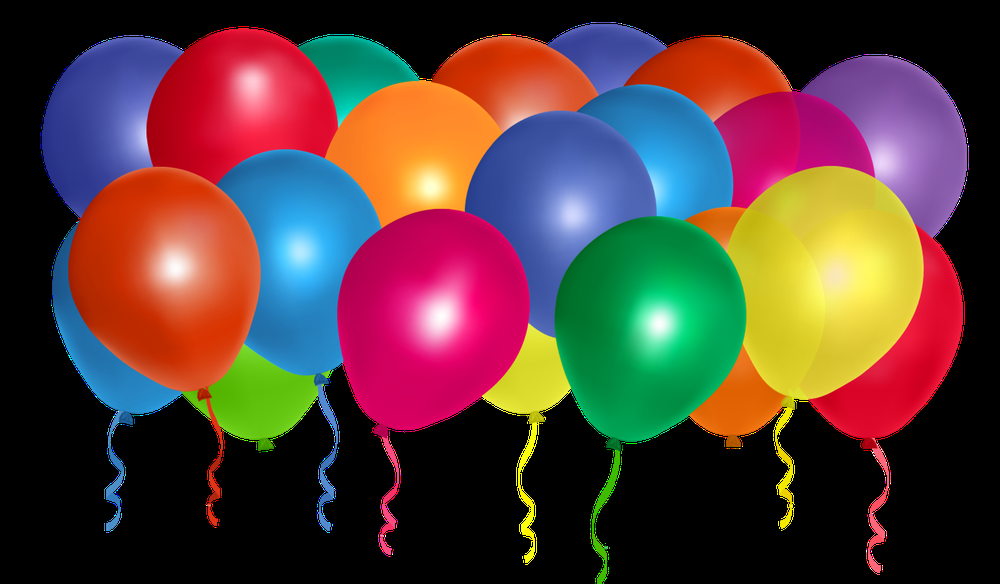
%> input picture balloon.png, 1000 x 584 px, shrunk from 3543 x 2069 before the run
$ octave balloon.m   (GNU Octave 9; MATLAB toolbox functions it lacks are replaced by stand-ins)
%> lines starting %> are read from the running program, lines starting %| are printed output that depends on the picture; in (x1, y1, x2, y2) boxes, pixels count from 0 and x2, y2 are one past the last pixel; in counts of white or black regions, pixels touching at a corner belong together; the program's own positions count from 1
a=imread('balloon.png');
%> a is the input picture: size 584x1000x3 uint8; mean R, G, B 87.1, 61.6, 57.4
a_Togray = rgb2gray(a);
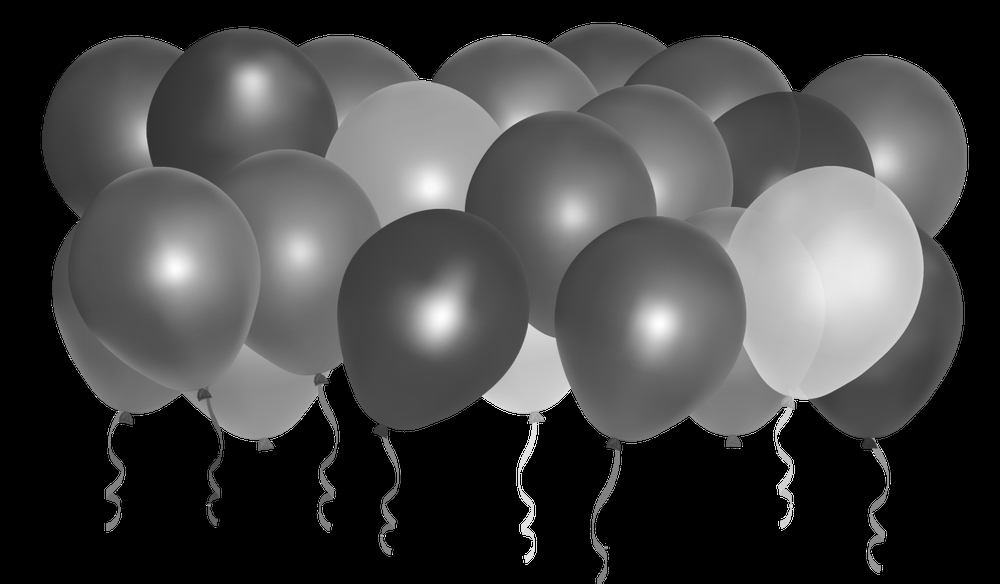
%> a_Togray: size 584x1000 uint8; min 0, max 255, mean 68.8
threshold = graythresh(a_Togray);
%> threshold = 0.231
a_bww = im2bw(a_Togray,threshold);
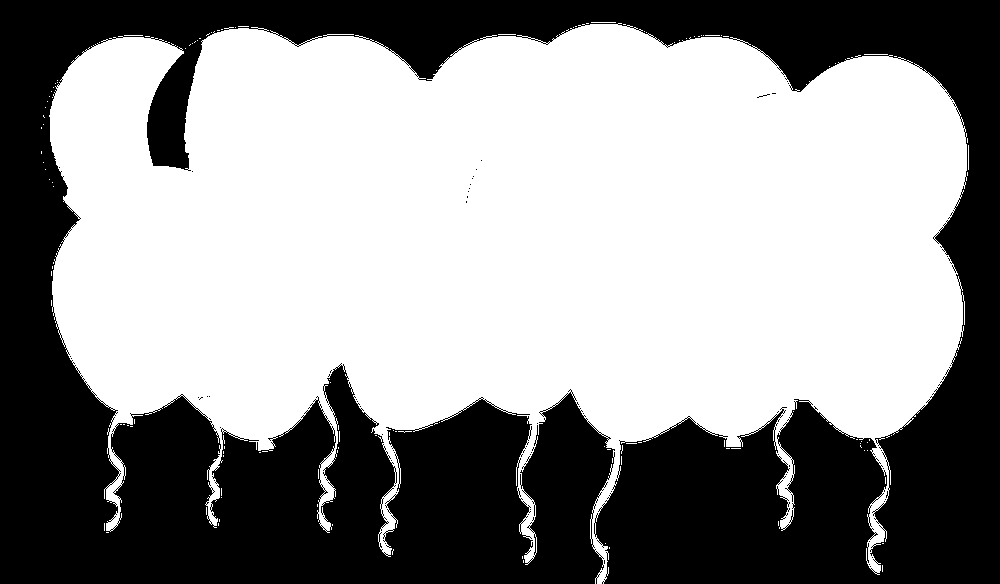
%> a_bww: size 584x1000 logical; 57.7% white; 63 black regions (62 under 20 px), largest, box (x1, y1, x2, y2) and area: (0, 0, 1000, 584) 247217
a_bw=~a_bww;
[labeled,numObjects]=bwlabel(a_bw);
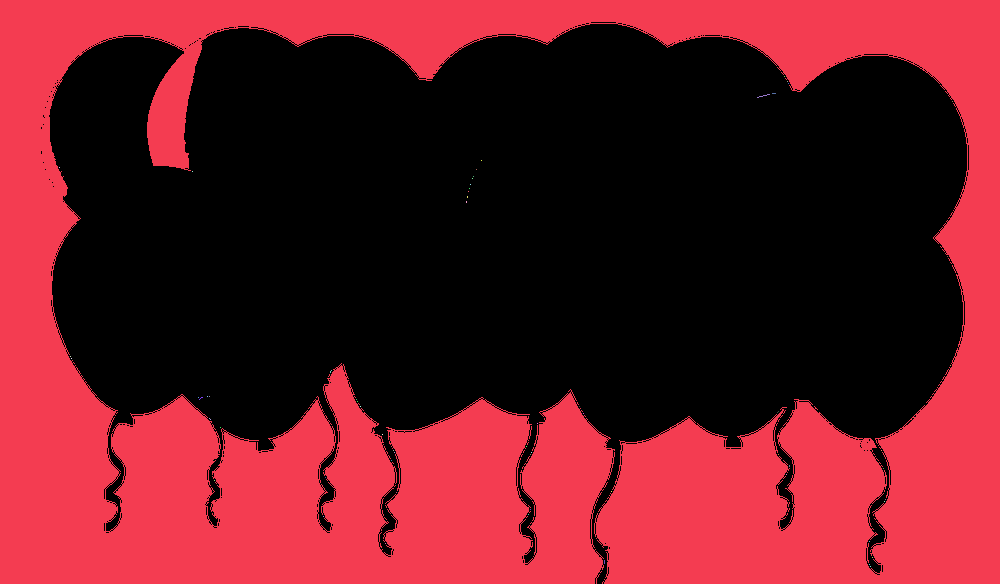
%> labeled: size 584x1000 double; 64 distinct labels, from 0 to 63; one colour per label, 0 black
%> numObjects = 63
[m,n]=size(a_bw);
%> m = 584; n = 1000
s = regionprops(labeled, 'Centroid');
%> s = 63 regions; first 5, Centroid: [485.9 364.2], [60 168], [71 357], [72 359], [193 172]
B = bwboundaries(a_bw);
%> B = 1368 boundaries; largest, box (x1, y1, x2, y2) and points: (0, 0, 1000, 584) 9415, (327, 34, 354, 35) 53, (591, 22, 616, 23) 49, (968, 145, 969, 170) 49, (864, 54, 888, 55) 47
imshow(a_bw)
hold on
for k = 1:numel(s)
c = s(k).Centroid;
text(c(1), c(2), sprintf('%d', k), ...
'HorizontalAlignment', 'center', ...
'VerticalAlignment', 'middle');
 end
%> this loop made 63 passes
%> c on passes 1 to 12: [485.9 364.2], [60 168], [71 357], [72 359], [193 172], [199 398], [201.5 398.8], [208 397], [210 397], [210.5 419.5], [215 481], [221 428]
for k = 1:length(B)
boundary = B{k};
plot(boundary(:,2), boundary(:,1), 'g', 'LineWidth', 0.1)
end
%> this loop made 1368 passes
%> boundary on passes 2 to 4: [168 60; 168 60], [357 71; 357 71], [359 72; 359 72]
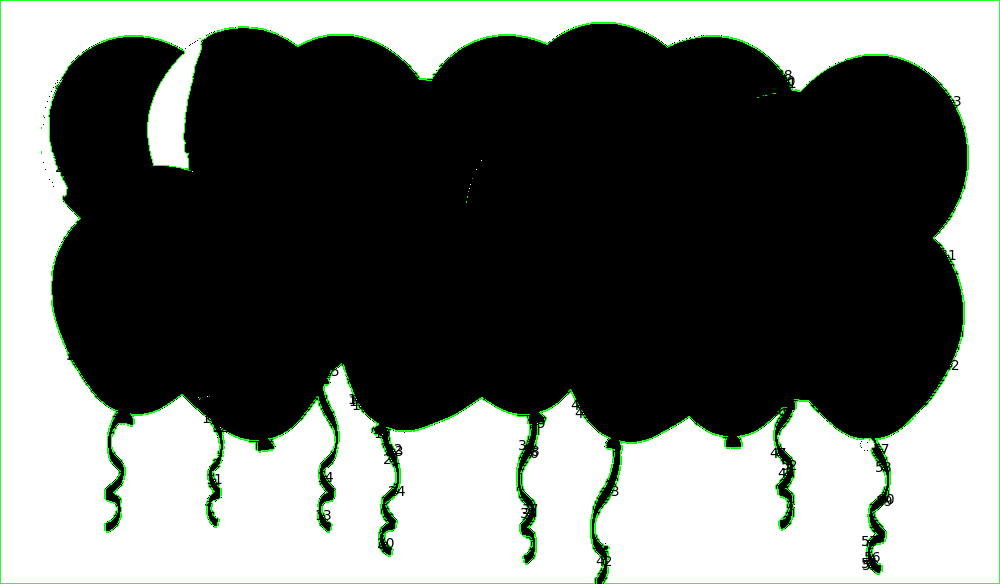
%> figure redrawn from the program's plot data
x=num2str(numel(s)+3);
%> x = '66'
hold off

  subplot(1,2,1); imshow(a); title('Original Image');
   subplot(1,2,2); imshow(a_bw); title('Detected Balloons');

% Counting the number of objects
   text(35,35,strcat('\color{red}Number of objects Found:', x))
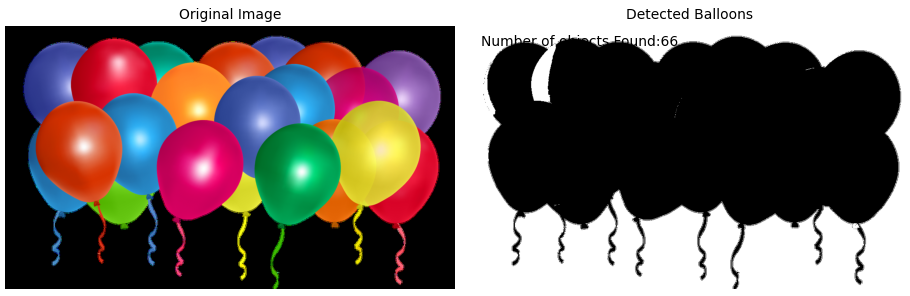
%> figure redrawn from the program's plot data, 2 panels
